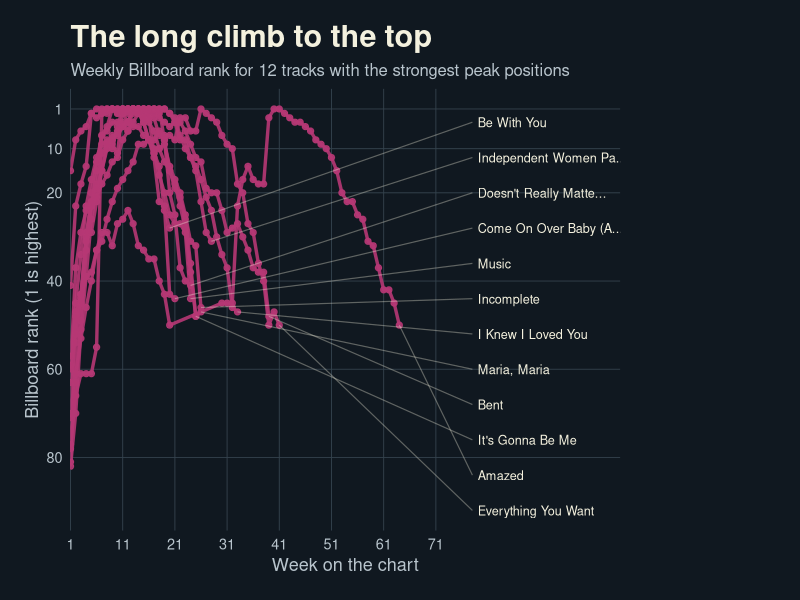

This figure's R source:
## ---- chunk 1
#| message: false
library(tidyverse)
## ---- chunk 2
#| fig-width: 10
#| fig-height: 7
#| out-width: 100%
#| warning: false
library(tidyr)

chart_data <- billboard |>
  pivot_longer(
    cols = starts_with("wk"),
    names_to = "week",
    names_prefix = "wk",
    values_to = "rank"
  ) |>
  filter(!is.na(rank)) |>
  mutate(week = as.integer(week))

featured_tracks <- chart_data |>
  group_by(track, artist) |>
  summarise(
    peak_rank = min(rank),
    weeks_on_chart = n(),
    .groups = "drop"
  ) |>
  slice_min(peak_rank, n = 12, with_ties = FALSE)

label_data <- chart_data |>
  inner_join(featured_tracks, by = c("track", "artist")) |>
  group_by(track, artist) |>
  slice_max(week, n = 1, with_ties = FALSE) |>
  ungroup() |>
  arrange(rank) |>
  mutate(label_y = seq(4, 92, length.out = n()))

chart_data |>
  inner_join(featured_tracks, by = c("track", "artist")) |>
  ggplot(aes(week, rank, group = track, color = peak_rank)) +
  geom_line(linewidth = 1.15, alpha = 0.9) +
  geom_point(size = 1.8, alpha = 0.9) +
  geom_segment(
    data = label_data,
    aes(x = week, y = rank, xend = 78, yend = label_y),
    inherit.aes = FALSE,
    color = "#F4F1DE",
    alpha = 0.35,
    linewidth = 0.4
  ) +
  geom_text(
    data = label_data,
    aes(x = 79, y = label_y, label = str_trunc(track, 24)),
    inherit.aes = FALSE,
    hjust = 0,
    size = 3.2,
    color = "#F4F1DE"
  ) +
  scale_x_continuous(
    breaks = seq(1, 76, by = 10),
    expand = expansion(mult = c(0, 0.35))
  ) +
  scale_y_reverse(breaks = c(1, 10, 20, 40, 60, 80, 100)) +
  scale_color_viridis_c(
    option = "magma",
    direction = -1,
    guide = "none"
  ) +
  labs(
    title = "The long climb to the top",
    subtitle = "Weekly Billboard rank for 12 tracks with the strongest peak positions",
    x = "Week on the chart",
    y = "Billboard rank (1 is highest)"
  ) +
  theme_minimal(base_size = 13) +
  theme(
    plot.background = element_rect(fill = "#101820", color = NA),
    panel.background = element_rect(fill = "#101820", color = NA),
    panel.grid.minor = element_blank(),
    panel.grid.major = element_line(color = "#34424D", linewidth = 0.3),
    plot.title = element_text(color = "#F4F1DE", face = "bold", size = 22),
    plot.subtitle = element_text(color = "#B8C4CC", size = 12),
    axis.title = element_text(color = "#B8C4CC"),
    axis.text = element_text(color = "#B8C4CC"),
    plot.margin = margin(18, 130, 18, 18)
  )
